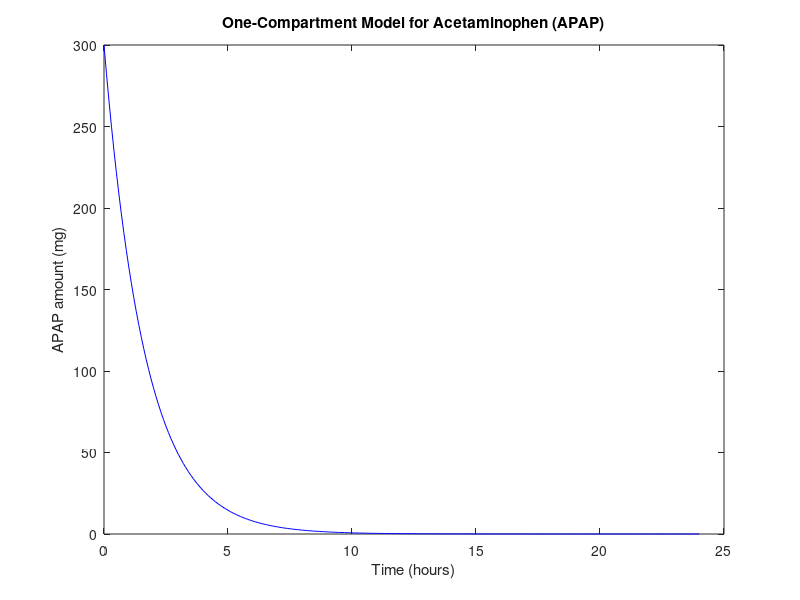

Here is the MATLAB script that generated this plot:
% One-Compartment Model for Acetaminophen (APAP)
CL = 18.7;  % Clearance in l/h 
Vd = 30.9;  % Distribution Volume in l 
k = CL/Vd; % Elimination rate constant 
t = 0:0.1:24;  % Time points from 0 to 24 hours
C0 = 300;     % Initial drug amount 

% Solve the differential equation
C_one_compartment = C0 * exp(-k * t);

% Plot the drug amount over time
figure;
plot(t, C_one_compartment, 'b');
xlabel('Time (hours)');
ylabel('APAP amount (mg)');
title('One-Compartment Model for Acetaminophen (APAP)');
